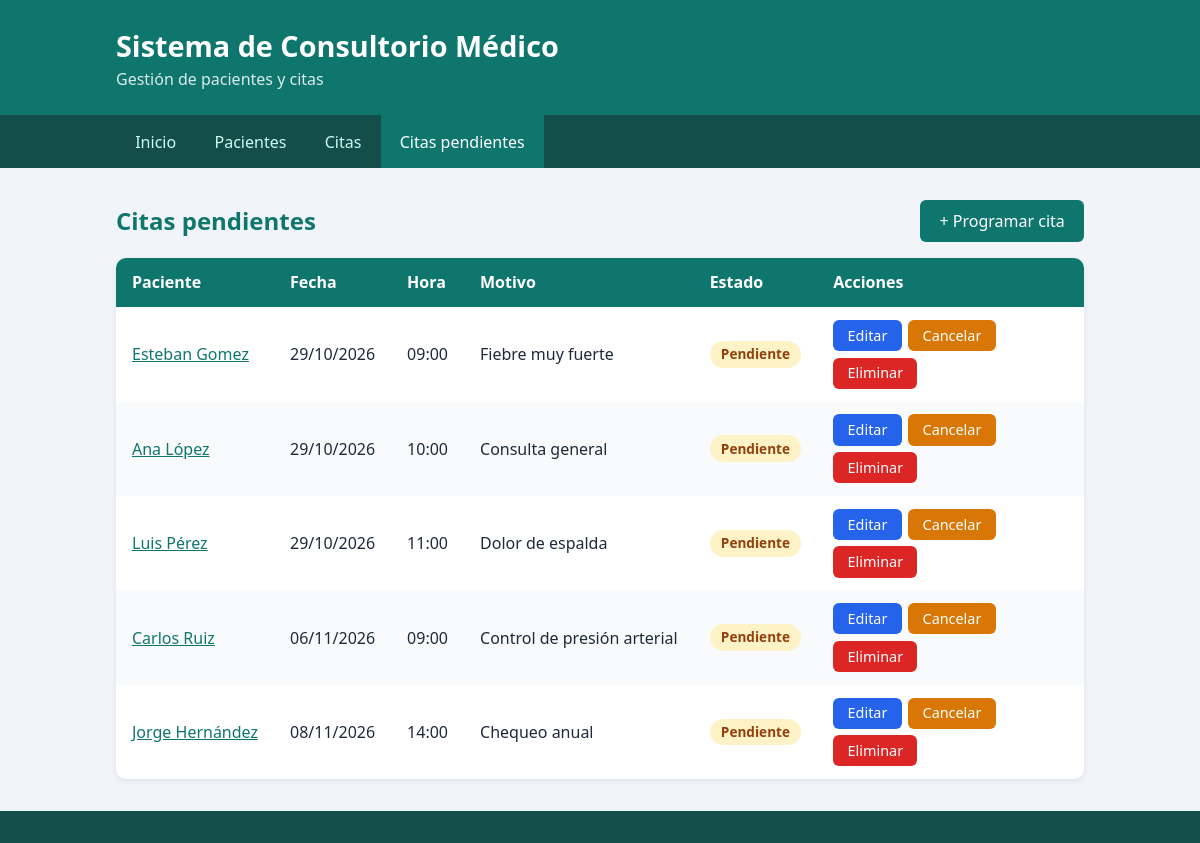
The page /citas/pendientes/ on the database its author committed.
### citas/models.py (models this page shows, shortened)
class Cita(models.Model):
    PENDIENTE = "Pendiente"
    CONFIRMADA = "Confirmada"
    CANCELADA = "Cancelada"
    ESTADOS = [
        (PENDIENTE, "Pendiente"),
        (CONFIRMADA, "Confirmada"),
        (CANCELADA, "Cancelada"),
    ]
    paciente = models.ForeignKey(
        Paciente, on_delete=models.CASCADE, related_name="citas"
    )
    fecha = models.DateField()
    hora = models.TimeField()
    motivo = models.CharField(max_length=200)
    estado = models.CharField(max_length=10, choices=ESTADOS, default=PENDIENTE)
    class Meta:
        ordering = ["fecha", "hora"]

class Paciente(models.Model):
    nombre = models.CharField(max_length=100)
    apellido = models.CharField(max_length=100)
    edad = models.IntegerField()
    telefono = models.CharField(max_length=20)
    correo = models.EmailField()
    class Meta:
        ordering = ["apellido", "nombre"]
    def __str__(self):
        return f"{self.nombre} {self.apellido}"

### citas/views.py (the view)
# urls.py: path("citas/pendientes/", views.citas_pendientes, name="citas_pendientes"),
def citas_pendientes(request):
    citas = Cita.objects.select_related("paciente").filter(estado=Cita.PENDIENTE)
    return render(
        request,
        "citas/citas_lista.html",
        {"citas": citas, "titulo": "Citas pendientes"},
    )

### citas/templates/citas/citas_lista.html (shortened to what this page needs)
{% extends "citas/base.html" %}
{% block contenido %}
<div class="barra-titulo">
    <h2>{{ titulo }}</h2>
    <a class="boton boton-grande" href="{% url 'cita_nueva' %}">+ Programar cita</a>
</div>
{% if citas %}
<div class="tabla-contenedor">
    <table>
        <thead>
            <tr>
                <th>Paciente</th>
                <th>Fecha</th>
                <th>Hora</th>
                <th>Motivo</th>
                <th>Estado</th>
                <th>Acciones</th>
            </tr>
        </thead>
        <tbody>
            {% for c in citas %}
            <tr>
                <td><a href="{% url 'detalle_paciente' c.paciente.id %}">{{ c.paciente }}</a></td>
                <td>{{ c.fecha|date:"d/m/Y" }}</td>
                <td>{{ c.hora|time:"H:i" }}</td>
                <td>{{ c.motivo }}</td>
                <td><span class="etiqueta {{ c.estado|lower }}">{{ c.estado }}</span></td>
                <td>{% include "citas/_acciones_cita.html" with next_url=request.path %}</td>
            </tr>
            {% endfor %}
        </tbody>
    </table>
</div>
{% else %}
<p class="vacio">No hay citas para mostrar.</p>
{% endif %}
{% endblock %}

### citas/templates/citas/_acciones_cita.html (shortened to what this page needs)
<div class="acciones">
    <a class="boton boton-secundario" href="{% url 'cita_editar' c.id %}">Editar</a>
    {% if c.estado != 'Cancelada' %}
    <form method="post" action="{% url 'cita_cancelar' c.id %}" onsubmit="return confirm('¿Cancelar esta cita?');">
        <button type="submit" class="boton boton-aviso">Cancelar</button>
    </form>
    {% endif %}
    <form method="post" action="{% url 'cita_eliminar' c.id %}" onsubmit="return confirm('¿Eliminar definitivamente esta cita? Esta acción no se puede deshacer.');">
        <button type="submit" class="boton boton-peligro">Eliminar</button>
    </form>
</div>

### citas/static/citas/css/estilos.css (style rules this page uses)
* { box-sizing: border-box; margin: 0; padding: 0; }
body { font-family: "Segoe UI", Arial, sans-serif; background: #f1f5f9; color: #1e293b; line-height: 1.5; min-height: 100vh; display: flex; flex-direction: column; }
.contenido h2 { margin-bottom: 1rem; color: #0f766e; }
.contenido a { color: #0f766e; }
.tabla-contenedor { overflow-x: auto; background: #fff; border-radius: 10px; box-shadow: 0 2px 6px rgba(0,0,0,0.08); }
table { width: 100%; border-collapse: collapse; }
th, td { padding: 0.8rem 1rem; text-align: left; white-space: nowrap; }
th { background: #0f766e; color: #fff; }
tbody tr:nth-child(even) { background: #f8fafc; }
.etiqueta { display: inline-block; padding: 0.2rem 0.7rem; border-radius: 999px; font-size: 0.85rem; font-weight: 600; }
.etiqueta.pendiente { background: #fef3c7; color: #92400e; }
.boton { display: inline-block; background: #0f766e; color: #fff !important; padding: 0.3rem 0.9rem; border-radius: 6px; text-decoration: none; font-size: 0.9rem; }
.barra-titulo { display: flex; flex-wrap: wrap; align-items: center; justify-content: space-between; gap: 0.8rem; margin-bottom: 1rem; }
.barra-titulo h2 { margin-bottom: 0; }
button.boton { border: 0; cursor: pointer; font-family: inherit; line-height: inherit; }
.boton-grande { padding: 0.55rem 1.2rem; font-size: 1rem; }
.boton-secundario { background: #2563eb; }
.boton-aviso { background: #d97706; }
.boton-peligro { background: #dc2626; }
p .boton, .acciones .boton { margin-top: 0; }
.acciones { display: flex; flex-wrap: wrap; gap: 0.4rem; align-items: center; }
.acciones form { display: inline; margin: 0; }

### rows shown on the page
Cita: paciente "Esteban Gomez", fecha "29/10/2026", hora "09:00", motivo "Fiebre muy fuerte", estado "Pendiente"
Cita: paciente "Ana López", fecha "29/10/2026", hora "10:00", motivo "Consulta general", estado "Pendiente"
Cita: paciente "Luis Pérez", fecha "29/10/2026", hora "11:00", motivo "Dolor de espalda", estado "Pendiente"
Cita: paciente "Carlos Ruiz", fecha "06/11/2026", hora "09:00", motivo "Control de presión arterial", estado "Pendiente"
Cita: paciente "Jorge Hernández", fecha "08/11/2026", hora "14:00", motivo "Chequeo anual", estado "Pendiente"

### other values the page prints
{{ titulo }} "Citas pendientes"
